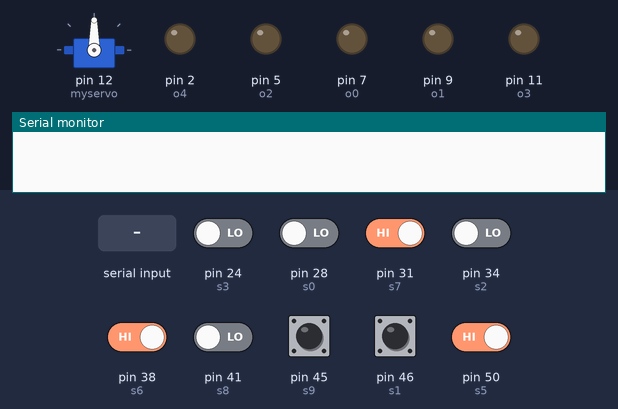
The sketch below on a simulated Arduino Mega 2560, built with avr-gcc and run on an emulated ATmega2560. Shown: servo, output pins drawn as LEDs (lit = HIGH), the last lines printed to the serial monitor. The test bench sets the inputs (shaded band); at power-on: pin 31 (s7), pin 38 (s6), pin 45 (s9), pin 46 (s1), pin 50 (s5) HIGH, pin 24 (s3), pin 28 (s0), pin 34 (s2), pin 41 (s8) LOW.

Above: at 1.2 s.
1.3 s: "1" received over Serial
At 1.6 s:
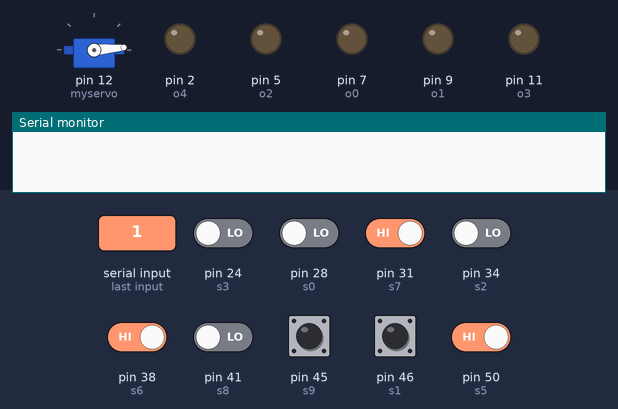
2.8 s: "0" received over Serial
At 3.9 s:
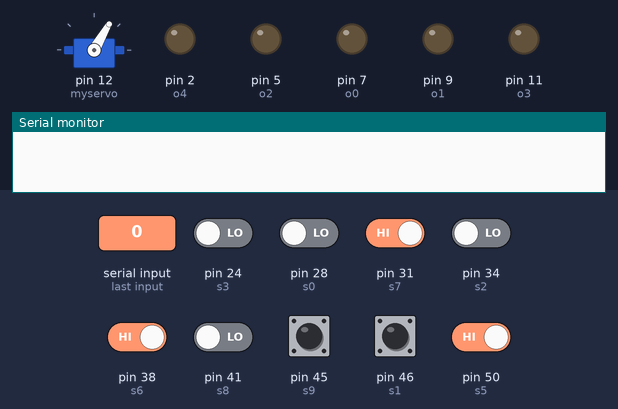
4.3 s: pin 31 (s7) driven LOW and pin 38 (s6) driven LOW
At 5.0 s:
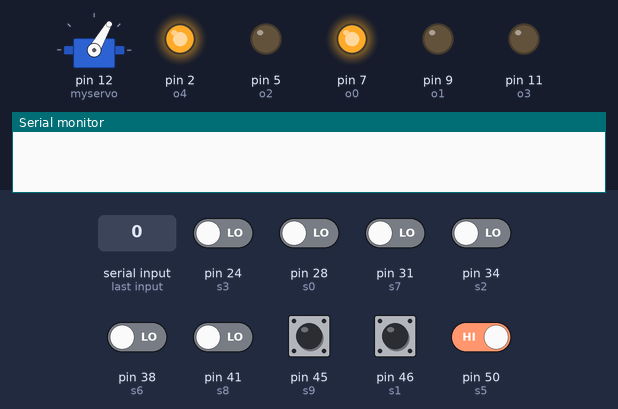
5.8 s: pin 50 (s5) driven LOW
At 7.5 s:
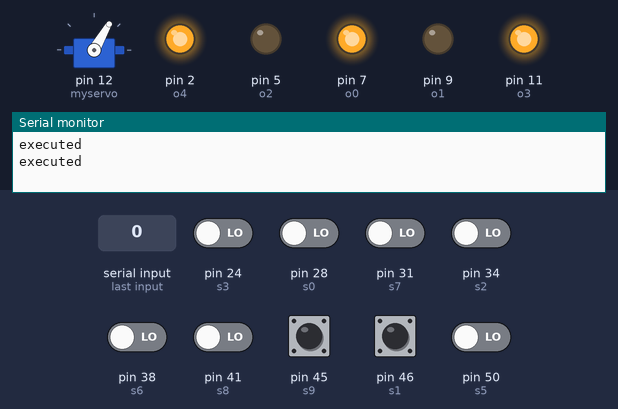
8.8 s: "1" received over Serial
At 10.3 s:
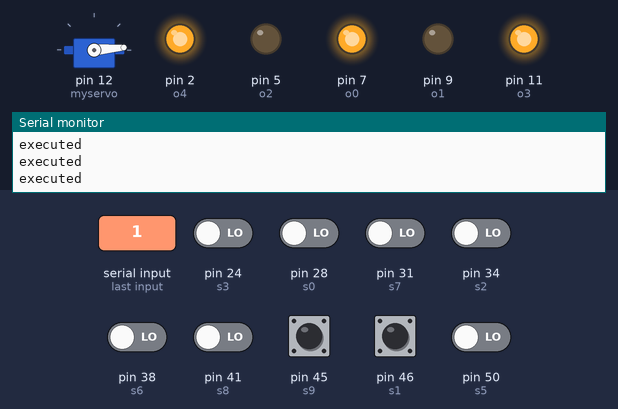
11.8 s: pin 24 (s3) driven HIGH
At 14.9 s:
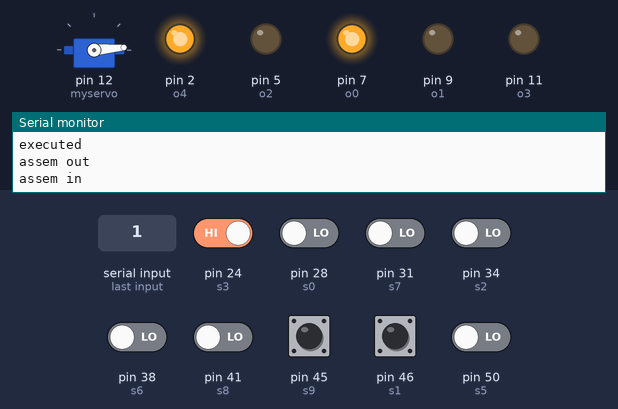
Timing chart, 0 to 15.8 s (numbered marks = the images above; inputs shaded):
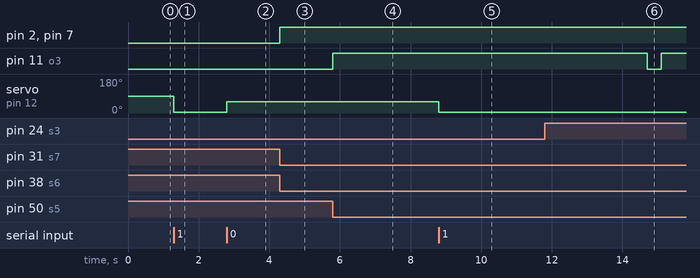

The sketch:

ICT3_sorting_system_code.ino
```cpp
#include <Servo.h>
unsigned long curr_time = 0;
unsigned long time1 = 0;
unsigned long time2 = 0;
unsigned long time3 = 0;
unsigned long time4 = 0;
unsigned long time5 = 0;
unsigned long time6 = 0;
const int delay1 = 2000;
const int delay2 = 3500;
const int delay3 = 900;
const int delay4 = 500;
const int delay5 = 1000; //assem no
const int delay6 = 2500;
int on1 = 0;
int on3 = 0;
int on4 = 0;
int on5 = 0;
int on6 = 0;
int ring = 0;
int sort1 = 0;
int sort2 = 0;
int onstate = 0;

int s0 =28; // USE PIN 28, IF USE OTHERS PIN WILL DELAY
int s2 = 34;
int s4 = 37;
int s6 = 38;
int s8 = 41;
int s10 = 42;

int s1 = 46;
int s3 = 24;
int s5 = 50;
int s7 = 31;
int s9 = 45;

int o0 = 7;
int o1 = 9;
int o2 = 5;
int o3 = 11;
int o4 = 2;
char signal =0;

Servo myservo;

void setup() {
  Serial.begin(9600);
  pinMode(s0, INPUT);
  pinMode(s1, INPUT);
  pinMode(s2, INPUT);
  pinMode(s3, INPUT);
  pinMode(s4, INPUT);
  pinMode(s5, INPUT);
  pinMode(s6, INPUT);
  pinMode(s7, INPUT);
  pinMode(s8, INPUT);
  pinMode(s9, INPUT);
  pinMode(s10, INPUT);
  pinMode(o0, OUTPUT);
  pinMode(o1, OUTPUT);
  pinMode(o2, OUTPUT);
  pinMode(o3, OUTPUT);
  pinMode(o4, OUTPUT);
  myservo.attach(12);
}

void loop() {
if(Serial.available()>0){
signal = Serial.read();
}
  if(signal == '1'){
    myservo.write(5);

  }else if(signal == '0'){
    myservo.write(60);
  }else if(signal == '2'){
    myservo.write(70);
  }
//on state
if(digitalRead(s6) == LOW && digitalRead(s7) == LOW){
onstate = 1;
//digitalWrite(o0,HIGH);
}
if(digitalRead(s6) == HIGH && digitalRead(s7) == HIGH){
onstate = 0;
//digitalWrite(o0,LOW);
}

if(onstate == 1){
//coveyer chain
digitalWrite(o0 , HIGH);
digitalWrite(o4 , HIGH);

//timer
  if(millis() - curr_time >= 100){
   curr_time = millis();
  }

//upper part
if(digitalRead(s1) == LOW && digitalRead(s0) == HIGH && ring < 5 && curr_time - time1 > delay1){
analogWrite(o1 , 255);
on1 = 1;
}
if(digitalRead(s9) == LOW && on1 == 1){
time1 = curr_time;
ring += 1;
on1 = 0;
}
if(digitalRead(s0) == LOW){
time1 = curr_time;
}
if( curr_time - time1 >= delay1/2){
analogWrite(o1 , 0);
}

//ring part
if( curr_time - time4 >= delay4 && on3 == 1){
analogWrite(o2 , 0);
on3 = 0;
}
if(digitalRead(s2) == HIGH && curr_time - time2 >= delay2 && ring > 0){
analogWrite(o2 , 255);
ring -= 1;
Serial.println(ring);
time4 = curr_time;
on3 = 1;
}
if(digitalRead(s9) == LOW && curr_time - time2 >= delay2){
time2 = curr_time;
}

//assem part(assem=yes)
if(digitalRead(s3) == HIGH && digitalRead(s8 ) == LOW && sort2 == 0){
  Serial.println("assem in");
sort2 = 1;
time6 = curr_time;
on6 = 1;
}
if(curr_time   - time6 >= delay6 && on6 == 1){
sort1 = sort2;
sort2 = 0;
on6 = 0;

}
if(digitalRead(s5) == LOW && sort1 == 1 && on4 == 0){
time3 = curr_time;
on4 = 1;
Serial.println("assem out");
}
if(curr_time   - time3 >= delay3 && on4 == 1){
on4 = 0;
sort1 = 0;
}

//assem part(assem=no)
if(digitalRead(s5) == LOW && sort1 == 0 && on5 == 0){
analogWrite(o3 , 255);
Serial.println("executed");
time5 = curr_time;
on5 = 1;
}
if(curr_time - time5 >= delay5 && on5 == 1){
analogWrite(o3 , 0);
on5 = 0;
}

}else{//off state
digitalWrite(o0 , LOW); //coveyer chain
digitalWrite(o4 , LOW); //coveyer chain
}
}
```

Measured:
- after the input at 1.3 s, servo on pin 12 (myservo): 90° → 5° at once
- after the input at 2.8 s, servo on pin 12 (myservo): 5° → 60° at once
- after the input at 4.3 s, pin 2 (o4), pin 7 (o0): LOW → HIGH at once
- after the input at 5.8 s, pin 11 (o3): LOW → HIGH at once
- after the input at 8.8 s, servo on pin 12 (myservo): 60° → 5° at once
- after the input at 11.8 s, pin 11 (o3): HIGH → LOW after 2.9 s, → HIGH 0.40 s later
